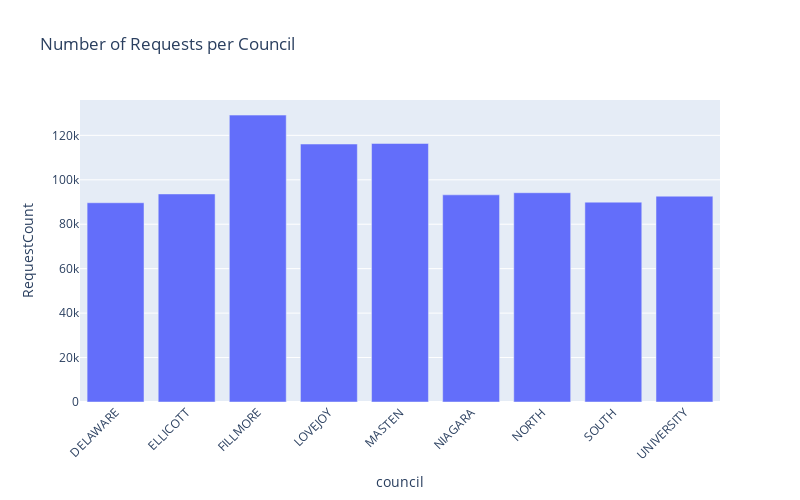

The cell this chart's notebook holds for it:
### Code cell
fig = px.bar(df, x= 'council', y = 'RequestCount', title= 'Number of Requests per Council') 
fig.update_layout(width = 800, height = 500, xaxis_tickangle=-45)
fig.show()

### Figure 1 — Plotly figure (JSON) as saved in the notebook; plotly's stock layout.template omitted (floating-point values rounded to 4 significant figures)
{"data": [{"alignmentgroup": "True", "hovertemplate": "council=%{x}<br>RequestCount=%{y}<extra></extra>", "legendgroup": "", "marker": {"color": "#636efa", "pattern": {"shape": ""}}, "name": "", "offsetgroup": "", "orientation": "v", "showlegend": false, "textposition": "auto", "type": "bar", "x": ["DELAWARE", "ELLICOTT", "FILLMORE", "LOVEJOY", "MASTEN", "NIAGARA", "NORTH", "SOUTH", "UNIVERSITY"], "xaxis": "x", "y": [89662, 93627, 129112, 116098, 116346, 93233, 94177, 89936, 92625], "yaxis": "y"}], "layout": {"barmode": "relative", "height": 500, "legend": {"tracegroupgap": 0}, "title": {"text": "Number of Requests per Council"}, "width": 800, "xaxis": {"anchor": "y", "domain": [0, 1], "tickangle": -45, "title": {"text": "council"}}, "yaxis": {"anchor": "x", "domain": [0, 1], "title": {"text": "RequestCount"}}}}
